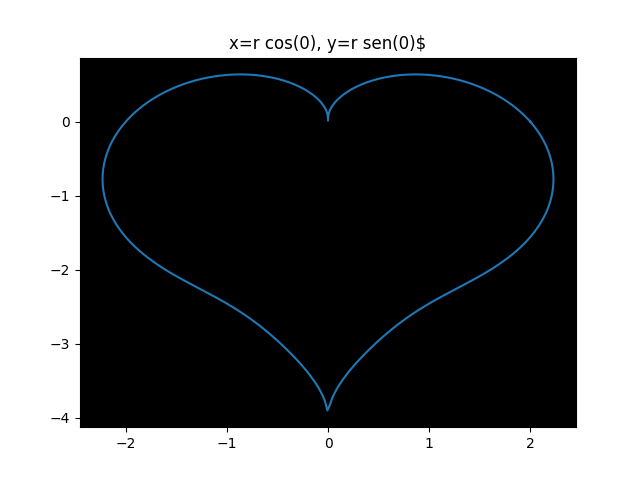

Reproduce this figure in Python.
import matplotlib.pyplot as plt
import numpy as np

teta=np.linspace(0 ,2*np.pi,1000)
r=2 - 2 * np.sin(teta) + np.sin(teta) * (np.sqrt(np.abs(np.cos(teta)))) / (np.sin(teta) + 1.4)
x = r*np.cos(teta)
y = r*np.sin(teta)
plt.plot(x,y)
#plt.plot(t , y,linewidth=3, color='b',markersize =9, label = 'y= r sen(t)')
#plt.legend()
plt.title('x=r cos(0), y=r sen(0)$')
#plt.xlabel('Eje x', fontsize = 10)
#plt.xlabel('Eje y', fontsize = 10)
a = plt.gca()
#plt.fill_between(x,y,color='r')
a.set_facecolor('k')
#plt.grid(True)
#plt.fill_between(t,x,y,color='r')
#plt.axis('equal')
#plt.axis('off')
plt.savefig('parte5.png')